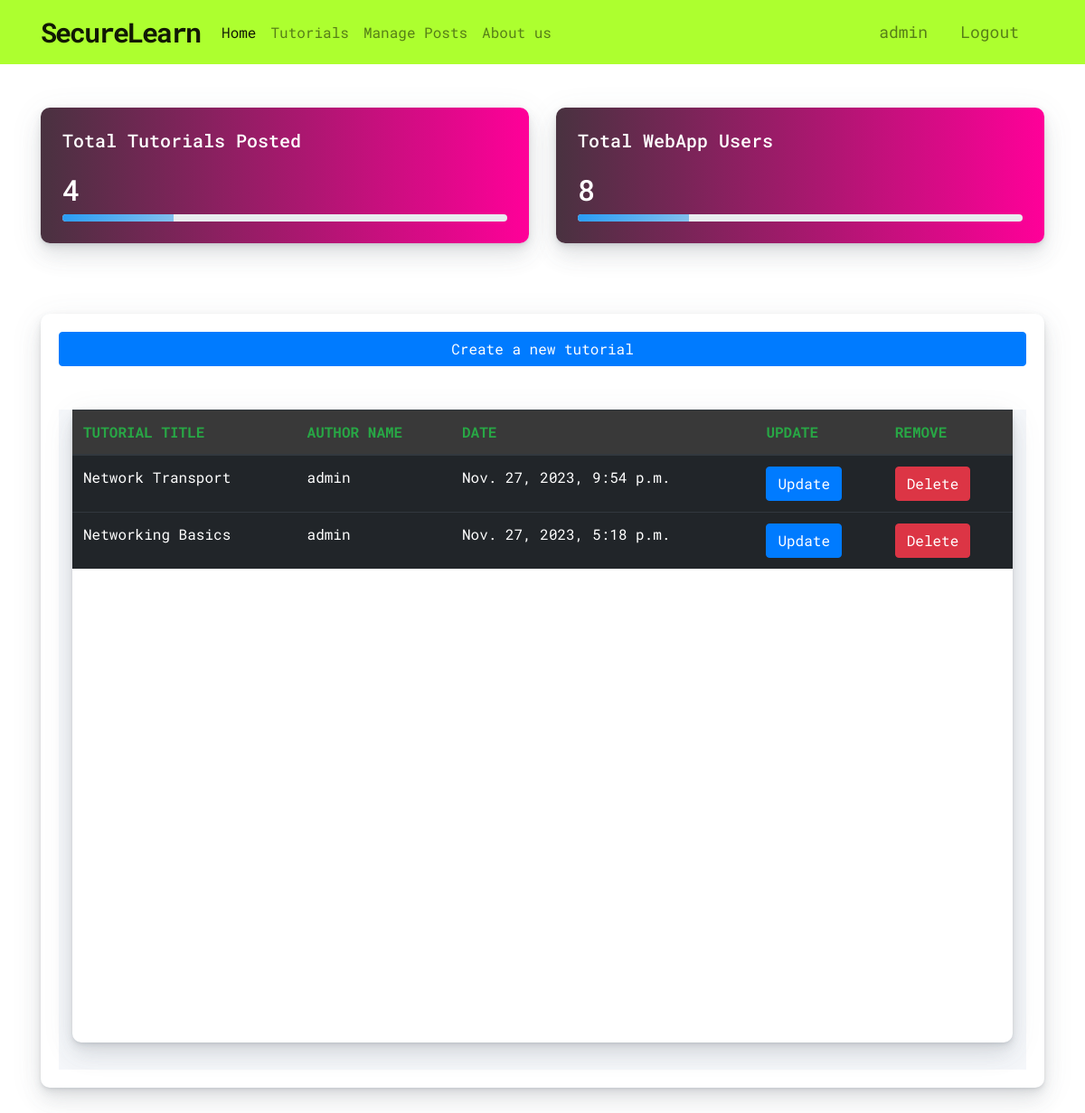
Screenshot of /manage_posts/ (signed in) with the database file from the repository.
### securelearn/myapp/models.py (models this page shows, shortened)
class tutorial(models.Model):
    title = models.CharField(max_length=250)
    category = models.CharField(max_length=100)
    slug = models.SlugField(max_length=250, unique=True) #slug is a field meant to be used in URLs. A slug field in Django is used to store and generate valid URLs for your dynamically created web pages. A slug field in Django is created using the SlugField class. A slug field in Django is a field used to store and generate valid URLs for your dynamically created web pages.
    description = models.TextField()
    content = models.TextField()
    created_at= models.DateTimeField(auto_now_add=True, editable=False)
    updated_at= models.DateTimeField(auto_now=True, editable=False)
    image = models.ImageField(upload_to='tutorialimages/', null=True, blank=True)
    author = models.ForeignKey(User, on_delete=models.CASCADE, null=True, blank=True)
    average_rating = models.DecimalField(max_digits=3, decimal_places=2, default=0.0)
    '''
    This method will generate the absolute URL for a Tutorial instance,
        facilitating easy redirection and linking. It utilizes the reverse function
        to build the URL based on the 'post_single' URL pattern and the Tutorial's slug.
    '''
    class Meta:
        ordering = ['-created_at']

### securelearn/myapp/decorators.py (the view)
        def wrapper_func(request, *args, **kwargs):
            group = None
            if request.user.groups.exists():
                group = request.user.groups.all()[0].name
                print(group)
            if group in allowed_roles:
                return view_func(request, *args, **kwargs)
            else:
                return HttpResponse("You are not authorized to view this page")

### securelearn/myapp/views.py (called while the page is built)
@login_required(login_url='login')
@allowed_users(allowed_roles=['admin'])
def manage_posts(request):
   user=request.user
   post = tutorial.objects.filter(author=user)
   posts_count= tutorial.objects.all().count()
   users = User.objects.all().count()
   context = {'post':post,'posts_count': posts_count, 'users': users}
   return render(request, 'manage_posts.html', context)

### securelearn/myapp/templates/manage_posts.html (shortened to what this page needs)
{% extends "base/base.html" %}
{% block content %}
{% include "base/second_navbar.html" %}
<div class="container pt-5">
   <div class="row ">
       <div class="col-xl-6 col-lg-6">
           <div class="card l-bg-cherry">
               <div class="card-statistic-3 p-4">
                   <div class="mb-4">
                       <h5 class="card-title mb-0">Total Tutorials Posted</h5>
                   </div>
                   <div class="row align-items-center mb-2 d-flex">
                       <div class="col-8">
                           <h2 class="d-flex align-items-center mb-0">
                              {{ posts_count }}
                           </h2>
                       </div>
                   </div>
                   <div class="progress mt-1 " data-height="8" style="height: 8px;">
                       <div class="progress-bar l-bg-cyan" role="progressbar" data-width="25%" aria-valuenow="25" aria-valuemin="0" aria-valuemax="100" style="width: 25%;"></div>
                   </div>
               </div>
           </div>
       </div>
       <div class="col-xl-6 col-lg-6">
         <div class="card l-bg-cherry">
             <div class="card-statistic-3 p-4">
                 <div class="mb-4">
                     <h5 class="card-title mb-0">Total WebApp Users</h5>
                 </div>
                 <div class="row align-items-center mb-2 d-flex">
                     <div class="col-8">
                         <h2 class="d-flex align-items-center mb-0">
                           {{ users }}
                         </h2>
                     </div>
                 </div>
                 <div class="progress mt-1 " data-height="8" style="height: 8px;">
                     <div class="progress-bar l-bg-cyan" role="progressbar" data-width="25%" aria-valuenow="25" aria-valuemin="0" aria-valuemax="100" style="width: 25%;"></div>
                 </div>
             </div>
         </div>
     </div>
   </div>
</div>
<div class = "container pt-5">
   <div class="card card-body">
      <a class = "btn btn-primary" href = "create_tutorial/">Create a new tutorial</a>
      <section class="intro pt-5">
         <div class="bg-image h-100" style="background-color: #f5f7fa;">
           <div class="mask d-flex align-items-center h-100">
             <div class="container">
               <div class="row justify-content-center">
                 <div class="col-12">
                   <div class="card shadow-2-strong">
                     <div class="card-body p-0">
                       <div class="table-responsive table-scroll" data-mdb-perfect-scrollbar="true" style="position: relative; height: 700px">
                         <table class="table table-dark mb-0">
                           <thead style="background-color: #393939;">
                             <tr class="text-uppercase text-success">
                               <th scope="col">Tutorial Title</th>
                               <th scope="col">Author Name</th>
                               <th scope="col">Date</th>
                               <th scope="col">Update</th>
                               <th scope="col">Remove</th>
                             </tr>
                           </thead>
                           <tbody>
                              {% for post in post %}
                                 <tr>
                                    <td>{{ post.title }}</td>
                                    <td>{{ post.author }}</td>
                                    <td>{{ post.created_at}}</td>
                                    <td><a class = "btn btn-primary" href = "update_tutorial/{{ post.slug }}">Update</a></td>
                                    <td><a class = "btn btn-danger" href = "delete_tutorial/{{ post.slug }}">Delete</a></td>
                                 </tr>
                              {% endfor %}
                           </tbody>
                         </table>
                       </div>
                     </div>
                   </div>
                 </div>
               </div>
             </div>
           </div>
         </div>
       </section>
   </div>
</div>
{% endblock %}

### securelearn/myapp/templates/base/second_navbar.html (shortened to what this page needs)
<nav class="navbar sticky-top navbar-expand-lg navbar-light" style="color: black; background-color: greenyellow;">
  <div class="container">
      <a class="navbar-brand logo website-name" href="#">SecureLearn</a>
      <div class="collapse navbar-collapse" id="navbarSupportedContent">
          <ul class="navbar-nav mr-auto">
              <li class="nav-item active">
                  <a class="nav-link" href="/">Home <span class="sr-only">(current)</span></a>
              </li>
              <li class="nav-item">
                  <a class="nav-link" href="../tutorials/">Tutorials</a>
              </li>
              <li class="nav-item">
                  <a class="nav-link" href="../manage_posts/">Manage Posts</a>
              </li>
              <li class="nav-item">
                  <a class="nav-link" href="../aboutus/">About us</a>
              </li>
          </ul>
          <ul class="navbar-nav ml-auto">
              {% if user.is_authenticated %}
                  <li class="nav-item">
                      <span class="nav-link namedisplay">{{ request.user }}</span>
                  </li>
                  <li class="nav-item">
                      <a class="nav-link namedisplay" href="{% url 'logout' %}">Logout</a>
                  </li>
              {% endif %}
          </ul>
      </div>
  </div>
</nav>

### securelearn/static/css/main.css (style rules this page uses)
html, body { font-family: 'Roboto Mono', monospace; }
a { background-color: transparent; }
.namedisplay { font-size: 18px; color: black; margin-right: 20px; }
.logo { font-family: 'Dosis', sans-serif; font-family: 'Ephesis', cursive; font-family: 'Roboto Mono', monospace; font-weight: bold; font-size: 30px; letter-spacing: -2px; }
.card { background-color: #fff; border-radius: 10px; border: none; position: relative; margin-bottom: 30px; box-shadow: 0 0.46875rem 2.1875rem rgba(90,97,105,0.1), 0 0.9375rem 1.40625rem rgba(90,97,105,0.1), 0 0.25rem 0.53125rem rgba(90,97,105,0.12), 0 0.125rem 0.1875rem rgba(90,97,105,0.1); }
.l-bg-cherry { background: linear-gradient(to right, #493240, #f09) !important; color: #fff; }
.l-bg-cyan { background: linear-gradient(135deg, #289cf5, #84c0ec) !important; color: #fff; }

### securelearn/myapp/templates/manage_posts.html (style rules this page uses)
.card { background-color: #fff; border-radius: 10px; border: none; position: relative; margin-bottom: 30px; box-shadow: 0 0.46875rem 2.1875rem rgba(90,97,105,0.1), 0 0.9375rem 1.40625rem rgba(90,97,105,0.1), 0 0.25rem 0.53125rem rgba(90,97,105,0.12), 0 0.125rem 0.1875rem rgba(90,97,105,0.1); }
.l-bg-cherry { background: linear-gradient(to right, #493240, #f09) !important; color: #fff; }

### rows the page displays
tutorial: title "Network Transport", author "admin", created_at "Nov. 27, 2023, 9:54 p.m."
tutorial: title "Networking Basics", author "admin", created_at "Nov. 27, 2023, 5:18 p.m."

### other values shown
{{ request.user }} "admin"
{{ posts_count }} "4"
{{ users }} "8"
